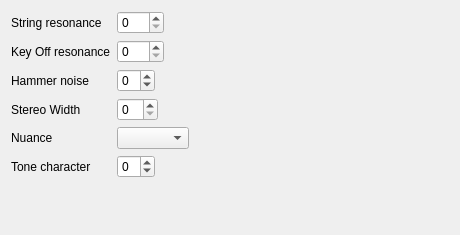
<?xml version="1.0" encoding="UTF-8"?>
<ui version="4.0">
 <class>AcPianoEditor</class>
 <widget class="QFrame" name="AcPianoEditor">
  <property name="geometry">
   <rect>
    <x>0</x>
    <y>0</y>
    <width>460</width>
    <height>235</height>
   </rect>
  </property>
  <property name="windowTitle">
   <string>Frame</string>
  </property>
  <layout class="QFormLayout" name="formLayout">
   <property name="fieldGrowthPolicy">
    <enum>QFormLayout::FieldGrowthPolicy::FieldsStayAtSizeHint</enum>
   </property>
   <item row="0" column="0">
    <widget class="QLabel" name="label">
     <property name="text">
      <string>String resonance</string>
     </property>
    </widget>
   </item>
   <item row="0" column="1">
    <widget class="QSpinBox" name="StringResonanceBox">
     <property name="keyboardTracking">
      <bool>false</bool>
     </property>
     <property name="maximum">
      <number>127</number>
     </property>
    </widget>
   </item>
   <item row="1" column="0">
    <widget class="QLabel" name="label_2">
     <property name="text">
      <string>Key Off resonance</string>
     </property>
    </widget>
   </item>
   <item row="1" column="1">
    <widget class="QSpinBox" name="KeyOffResonanceBox">
     <property name="keyboardTracking">
      <bool>false</bool>
     </property>
     <property name="maximum">
      <number>127</number>
     </property>
    </widget>
   </item>
   <item row="2" column="0">
    <widget class="QLabel" name="label_3">
     <property name="text">
      <string>Hammer noise</string>
     </property>
    </widget>
   </item>
   <item row="3" column="0">
    <widget class="QLabel" name="label_4">
     <property name="text">
      <string>Stereo Width</string>
     </property>
    </widget>
   </item>
   <item row="4" column="0">
    <widget class="QLabel" name="label_5">
     <property name="text">
      <string>Nuance</string>
     </property>
    </widget>
   </item>
   <item row="3" column="1">
    <widget class="QSpinBox" name="StereoWidthBox">
     <property name="keyboardTracking">
      <bool>false</bool>
     </property>
     <property name="maximum">
      <number>63</number>
     </property>
    </widget>
   </item>
   <item row="4" column="1">
    <widget class="QComboBox" name="NuanceBox"/>
   </item>
   <item row="5" column="0">
    <widget class="QLabel" name="label_6">
     <property name="text">
      <string>Tone character</string>
     </property>
    </widget>
   </item>
   <item row="2" column="1">
    <widget class="QSpinBox" name="HammerNoiseBox">
     <property name="minimum">
      <number>-2</number>
     </property>
     <property name="maximum">
      <number>2</number>
     </property>
    </widget>
   </item>
   <item row="5" column="1">
    <widget class="QSpinBox" name="ToneCharacterBox">
     <property name="minimum">
      <number>-5</number>
     </property>
     <property name="maximum">
      <number>5</number>
     </property>
    </widget>
   </item>
  </layout>
 </widget>
 <resources/>
 <connections/>
</ui>
